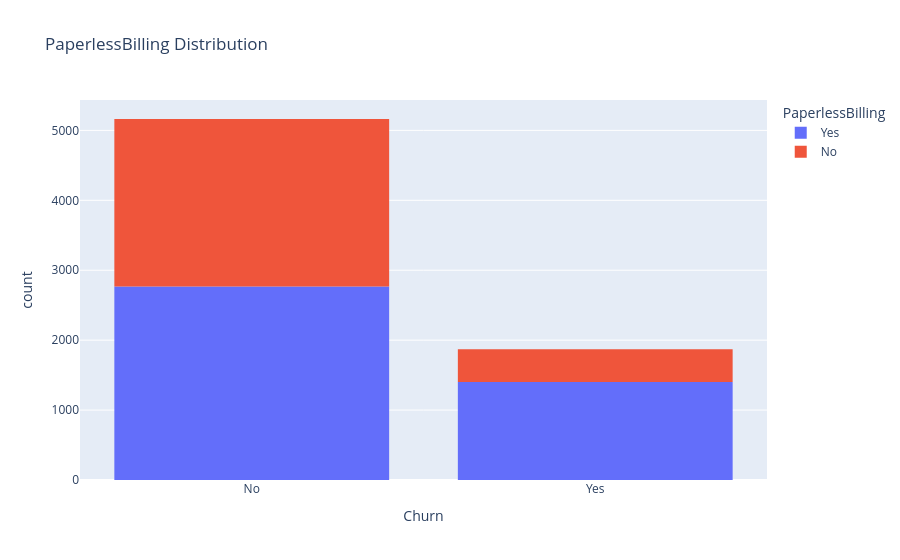

This figure's notebook cell:
### Code cell
px.histogram(df, x="Churn", color="PaperlessBilling",
             title="PaperlessBilling Distribution").show()

### Figure 1 — Plotly figure (JSON) as saved in the notebook; plotly's stock layout.template omitted (floating-point values rounded to 4 significant figures; data arrays with more than 128 entries replaced by an {"elided": "..."} marker saying what was removed)
{"data": [{"bingroup": "x", "hovertemplate": "PaperlessBilling=Yes<br>Churn=%{x}<br>count=%{y}<extra></extra>", "legendgroup": "Yes", "marker": {"color": "#636efa", "pattern": {"shape": ""}}, "name": "Yes", "orientation": "v", "showlegend": true, "type": "histogram", "x": {"elided": "4168 str values"}, "xaxis": "x", "yaxis": "y"}, {"bingroup": "x", "hovertemplate": "PaperlessBilling=No<br>Churn=%{x}<br>count=%{y}<extra></extra>", "legendgroup": "No", "marker": {"color": "#EF553B", "pattern": {"shape": ""}}, "name": "No", "orientation": "v", "showlegend": true, "type": "histogram", "x": {"elided": "2864 str values"}, "xaxis": "x", "yaxis": "y"}], "layout": {"barmode": "relative", "legend": {"title": {"text": "PaperlessBilling"}, "tracegroupgap": 0}, "title": {"text": "PaperlessBilling Distribution"}, "xaxis": {"anchor": "y", "domain": [0, 1], "title": {"text": "Churn"}}, "yaxis": {"anchor": "x", "domain": [0, 1], "title": {"text": "count"}}}}
